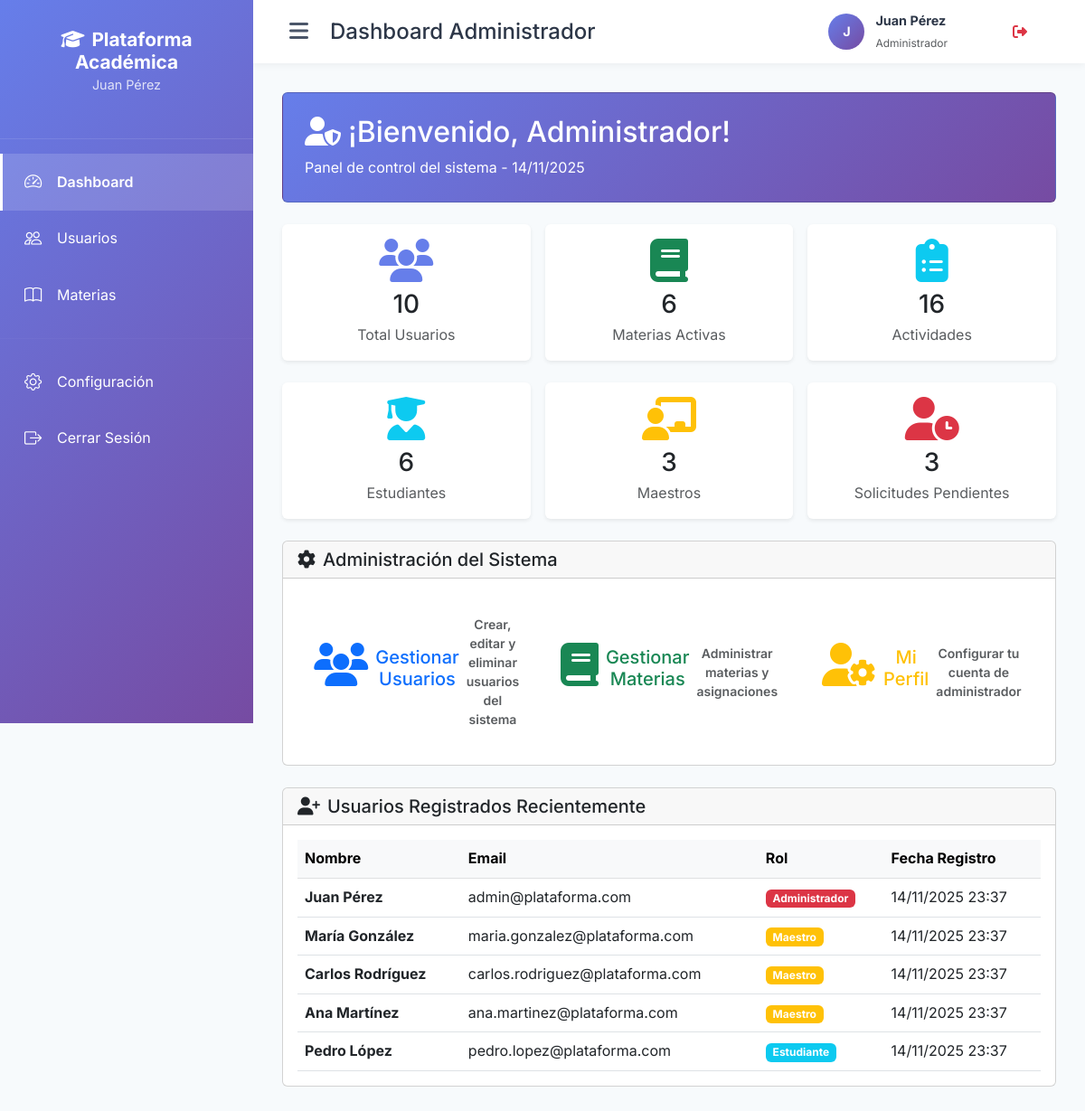
The app's page /views/dashboard_administrador.php (signed in) with its own data.
### tables this page shows
CREATE TABLE usuarios (
    id_usuario INT PRIMARY KEY AUTO_INCREMENT,
    nombre VARCHAR(100) NOT NULL,
    apellido VARCHAR(100) NOT NULL,
    email VARCHAR(150) UNIQUE NOT NULL,
    password VARCHAR(255) NOT NULL,
    rol ENUM('administrador', 'maestro', 'estudiante') NOT NULL,
    fecha_registro DATETIME DEFAULT CURRENT_TIMESTAMP,
    activo BOOLEAN DEFAULT TRUE,
    foto_perfil VARCHAR(255) DEFAULT NULL,
    INDEX idx_email (email),
    INDEX idx_rol (rol)
);

### includes/helpers.php (called while the page is built, shortened)
<?php
function formatearFecha($fecha, $formato = 'd/m/Y H:i') {
    $timestamp = is_numeric($fecha) ? $fecha : strtotime($fecha);
    return date($formato, $timestamp);
}

### views/dashboard_administrador.php (the view, shortened to what this page needs)
<?php
require_once ROOT_PATH . '/includes/helpers.php';
$db = Database::getInstance()->getConnection();
try {
    $stmt = $db->prepare("SELECT COUNT(*) as total FROM usuarios WHERE activo = 1");
    $stmt->execute();
    $totalUsuarios = $stmt->fetch()['total'];
    $stmt = $db->prepare("SELECT COUNT(*) as total FROM usuarios WHERE rol = 'estudiante' AND activo = 1");
    $stmt->execute();
    $totalEstudiantes = $stmt->fetch()['total'];
    $stmt = $db->prepare("SELECT COUNT(*) as total FROM usuarios WHERE rol = 'maestro' AND activo = 1");
    $stmt->execute();
    $totalMaestros = $stmt->fetch()['total'];
    $stmt = $db->prepare("SELECT COUNT(*) as total FROM materias WHERE activa = 1");
    $stmt->execute();
    $totalMaterias = $stmt->fetch()['total'];
    $stmt = $db->prepare("SELECT COUNT(*) as total FROM inscripciones WHERE estado = 'pendiente'");
    $stmt->execute();
    $inscripcionesPendientes = $stmt->fetch()['total'];
    $stmt = $db->prepare("SELECT COUNT(*) as total FROM actividades WHERE activa = 1");
    $stmt->execute();
    $actividadesActivas = $stmt->fetch()['total'];
} catch (PDOException $e) {
    error_log("Error: " . $e->getMessage());
    $totalUsuarios = $totalEstudiantes = $totalMaestros = 0;
    $totalMaterias = $inscripcionesPendientes = $actividadesActivas = 0;
}
require_once ROOT_PATH . '/includes/header.php';
?>
<div class="row mb-4">
    <div class="col-12">
        <div class="card text-white" style="background: linear-gradient(135deg, #667eea 0%, #764ba2 100%);">
            <div class="card-body p-4">
                <h2><i class="fas fa-user-shield me-2"></i>¡Bienvenido, Administrador!</h2>
                <p class="mb-0">Panel de control del sistema - <?php echo date('d/m/Y'); ?></p>
            </div>
        </div>
    </div>
</div>
<div class="row g-3 mb-4">
    <div class="col-md-4">
        <div class="card border-0 shadow-sm">
            <div class="card-body text-center">
                <i class="fas fa-users fa-3x text-primary mb-2"></i>
                <h3 class="mb-1"><?php echo $totalUsuarios; ?></h3>
                <p class="text-muted mb-0">Total Usuarios</p>
            </div>
        </div>
    </div>
    <div class="col-md-4">
        <div class="card border-0 shadow-sm">
            <div class="card-body text-center">
                <i class="fas fa-book fa-3x text-success mb-2"></i>
                <h3 class="mb-1"><?php echo $totalMaterias; ?></h3>
                <p class="text-muted mb-0">Materias Activas</p>
            </div>
        </div>
    </div>
    <div class="col-md-4">
        <div class="card border-0 shadow-sm">
            <div class="card-body text-center">
                <i class="fas fa-clipboard-list fa-3x text-info mb-2"></i>
                <h3 class="mb-1"><?php echo $actividadesActivas; ?></h3>
                <p class="text-muted mb-0">Actividades</p>
            </div>
        </div>
    </div>
</div>
<div class="row g-3 mb-4">
    <div class="col-md-4">
        <div class="card border-0 shadow-sm">
            <div class="card-body text-center">
                <i class="fas fa-user-graduate fa-3x text-info mb-2"></i>
                <h3 class="mb-1"><?php echo $totalEstudiantes; ?></h3>
                <p class="text-muted mb-0">Estudiantes</p>
            </div>
        </div>
    </div>
    <div class="col-md-4">
        <div class="card border-0 shadow-sm">
            <div class="card-body text-center">
                <i class="fas fa-chalkboard-teacher fa-3x text-warning mb-2"></i>
                <h3 class="mb-1"><?php echo $totalMaestros; ?></h3>
                <p class="text-muted mb-0">Maestros</p>
            </div>
        </div>
    </div>
    <div class="col-md-4">
        <div class="card border-0 shadow-sm">
            <div class="card-body text-center">
                <i class="fas fa-user-clock fa-3x text-danger mb-2"></i>
                <h3 class="mb-1"><?php echo $inscripcionesPendientes; ?></h3>
                <p class="text-muted mb-0">Solicitudes Pendientes</p>
            </div>
        </div>
    </div>
</div>
<div class="row">
    <div class="col-12">
        <div class="card">
            <div class="card-header">
                <h5 class="mb-0"><i class="fas fa-cog me-2"></i>Administración del Sistema</h5>
            </div>
            <div class="card-body">
                <div class="row g-3">
                    <div class="col-md-4">
                        <a href="<?php echo BASE_URL; ?>/views/usuarios/lista.php" class="btn btn-outline-primary w-100 p-4 h-100 text-decoration-none">
                            <i class="fas fa-users fa-3x d-block mb-3"></i>
                            <h5 class="mb-2">Gestionar Usuarios</h5>
                            <p class="mb-0 small text-muted">Crear, editar y eliminar usuarios del sistema</p>
                        </a>
                    </div>
                    <div class="col-md-4">
                        <a href="<?php echo BASE_URL; ?>/views/materias/lista.php" class="btn btn-outline-success w-100 p-4 h-100 text-decoration-none">
                            <i class="fas fa-book fa-3x d-block mb-3"></i>
                            <h5 class="mb-2">Gestionar Materias</h5>
                            <p class="mb-0 small text-muted">Administrar materias y asignaciones</p>
                        </a>
                    </div>
                    <div class="col-md-4">
                        <a href="<?php echo BASE_URL; ?>/views/usuarios/perfil.php" class="btn btn-outline-warning w-100 p-4 h-100 text-decoration-none">
                            <i class="fas fa-user-cog fa-3x d-block mb-3"></i>
                            <h5 class="mb-2">Mi Perfil</h5>
                            <p class="mb-0 small text-muted">Configurar tu cuenta de administrador</p>
                        </a>
                    </div>
                </div>
            </div>
        </div>
    </div>
</div>
<div class="row mt-4">
    <div class="col-12">
        <div class="card">
            <div class="card-header">
                <h5 class="mb-0"><i class="fas fa-user-plus me-2"></i>Usuarios Registrados Recientemente</h5>
            </div>
            <div class="card-body">
                <?php
                $stmt = $db->prepare("
                    SELECT * FROM usuarios
                    WHERE activo = 1
                    ORDER BY fecha_registro DESC
                    LIMIT 5
                ");
                $stmt->execute();
                $usuariosRecientes = $stmt->fetchAll();
                ?>
                <?php if (empty($usuariosRecientes)): ?>
                    <p class="text-muted text-center py-3">No hay usuarios registrados recientemente</p>
                <?php else: ?>
                    <div class="table-responsive">
                        <table class="table table-hover mb-0">
                            <thead class="table-light">
                                <tr>
                                    <th>Nombre</th>
                                    <th>Email</th>
                                    <th>Rol</th>
                                    <th>Fecha Registro</th>
                                </tr>
                            </thead>
                            <tbody>
                                <?php foreach ($usuariosRecientes as $usuario): ?>
                                <tr>
                                    <td>
                                        <strong><?php echo htmlspecialchars($usuario['nombre'] . ' ' . $usuario['apellido']); ?></strong>
                                    </td>
                                    <td><?php echo htmlspecialchars($usuario['email']); ?></td>
                                    <td>
                                        <span class="badge bg-<?php
                                            echo $usuario['rol'] === 'administrador' ? 'danger' :
                                                ($usuario['rol'] === 'maestro' ? 'warning' : 'info');
                                        ?>">
                                            <?php echo ucfirst($usuario['rol']); ?>
                                        </span>
                                    </td>
                                    <td><?php echo formatearFecha($usuario['fecha_registro']); ?></td>
                                </tr>
                                <?php endforeach; ?>
                            </tbody>
                        </table>
                    </div>
                <?php endif; ?>
            </div>
        </div>
    </div>
</div>
<?php require_once ROOT_PATH . '/includes/footer.php'; ?>

### records on screen
usuarios: nombre+apellido "Juan Pérez", email "admin@plataforma.com", rol "Administrador", fecha_registro "14/11/2025 23:37"
usuarios: nombre+apellido "María González", email "maria.gonzalez@plataforma.com", rol "Maestro", fecha_registro "14/11/2025 23:37"
usuarios: nombre+apellido "Carlos Rodríguez", email "carlos.rodriguez@plataforma.com", rol "Maestro", fecha_registro "14/11/2025 23:37"
usuarios: nombre+apellido "Ana Martínez", email "ana.martinez@plataforma.com", rol "Maestro", fecha_registro "14/11/2025 23:37"
usuarios: nombre+apellido "Pedro López", email "pedro.lopez@plataforma.com", rol "Estudiante", fecha_registro "14/11/2025 23:37"

### other values on screen
APP_NAME "Plataforma Académica"
obtenerNombreUsuario() "Juan Pérez"
$item['text'] "Dashboard"
$item['text'] "Usuarios"
$item['text'] "Materias"
$pageTitle "Dashboard Administrador"
substr($nombre, 0, 1) "J"
$nombre "Juan Pérez"
obtenerRol() "Administrador"
$totalUsuarios "10"
$totalMaterias "6"
$actividadesActivas "16"
$totalEstudiantes "6"
$totalMaestros "3"
$inscripcionesPendientes "3"
